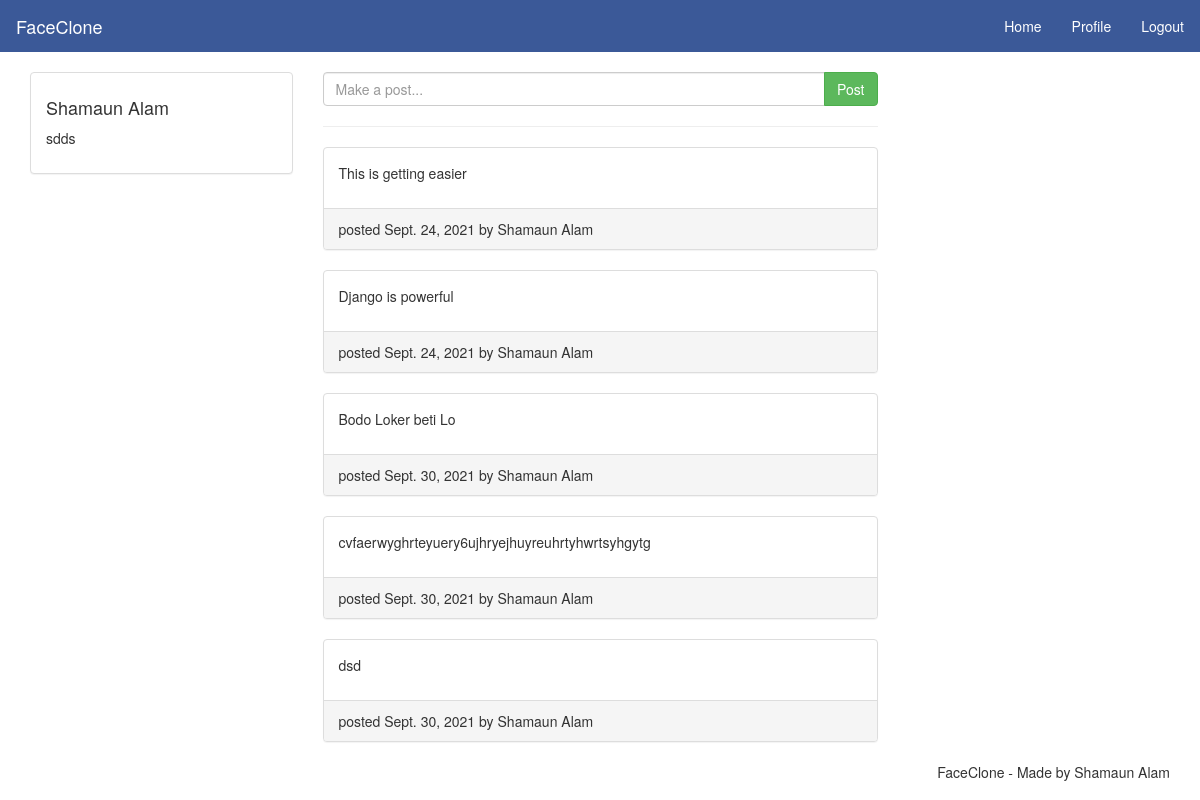
Page /home (signed in) on the committed database.
### myapp/models.py (models this page shows, shortened)
class Profile(models.Model):
    user   = models.OneToOneField(User,primary_key=True,on_delete=models.CASCADE)
    status = models.TextField(max_length=100,blank=True)
    location = models.TextField(max_length=50,blank=True)
    image   = models.ImageField(upload_to = 'pics',default='pics/download.png')

class Post(models.Model):
    user = models.ForeignKey(User,on_delete=models.CASCADE)
    post = models.TextField(max_length=300,blank=False)
    date_posted = models.DateField(auto_now=True)

### myapp/views.py (the view)
# urls.py: 2. Add a URL to urlpatterns:  path('', views.home, name='home')
def home(request):
    if request.user.is_authenticated:
        user = request.user
        name = user.first_name +' '+user.last_name
        pro = Profile.objects.get(user=user)
        pos = Post.objects.filter(user=user)
        context = {'name':name,
        'pro':pro,
        'pos':pos}
    return render(request,'home.html',context)

### templates/home.html (shortened to what this page needs)
{% load static %}
<!DOCTYPE html>
<html>
<head>
  <link rel="stylesheet" type="text/css" href="{% static 'css/bootstrap.min.css' %}">
  <link rel="stylesheet" type="text/css" href="{% static 'css/style.css' %}">
</head>
<body>
  <nav class="navbar navbar-default">
    <div class="container-fluid">
      <div class="navbar-header">
        <a class="navbar-brand" href="{% url 'login' %}">FaceClone</a>
      </div>
      <ul class="nav navbar-nav navbar-right">
        <li><a href="{% url 'home' %}">Home</a></li>
        <li><a href="{% url 'profile' %}">Profile</a></li>
        <li><a href="{% url 'logout' %}">Logout</a></li>
      </ul>
    </div>
  </nav>
  <main class="container">
    <div class="row">
      <div class="col-md-3">
        <div class="panel panel-default">
          <div class="panel-body">
            <h4>{{name}}</h4>
            <p>{{pro.status}}</p>
          </div>
        </div>
      </div>
      <div class="col-md-6">
        <form method="post" action="{% url 'post' %}">
          <div class="input-group">
            <input class="form-control" type="text" name="content" placeholder="Make a post...">
            <span class="input-group-btn">
              <button class="btn btn-success" type="submit" name="post">Post</button>
            </span>
          </div>
        </form><hr>
        <div>
          {% for p in pos %}
          <div class="panel panel-default">
            <div class="panel-body">
              <p>{{p.post}}</p>
            </div>
            <div class="panel-footer">
              <span>posted {{p.date_posted}} by {{name}}</span>
            </div>
          </div>
          {% endfor %}
        </div>
      </div>
      <div class="col-md-3">
      </div>
    </div>
  </main>
  <footer class="container text-center">
    <ul class="nav nav-pills pull-right">
      <li>FaceClone - Made by {{name}}</li>
    </ul>
  </footer>
</body>
</html>

### static/css/style.css (style rules this page uses)
a { color: #3b5998; }
.navbar { -webkit-border-radius: 0; -moz-border-radius: 0; border-radius: 0; }
.navbar-default { background-color: #3b5998; border-color: #3b5998; }
.navbar-default .navbar-brand { color: #fff; }
.navbar-default .navbar-nav>li>a { color: #fff; }

### rows in the picture
Profile: status "sdds"
Post: post "This is getting easier", date_posted "Sept. 24, 2021", name "Shamaun Alam"
Post: post "Django is powerful", date_posted "Sept. 24, 2021", name "Shamaun Alam"
Post: post "Bodo Loker beti Lo", date_posted "Sept. 30, 2021", name "Shamaun Alam"
Post: post "cvfaerwyghrteyuery6ujhryejhuyreuhrtyhwrtsyhgytg", date_posted "Sept. 30, 2021", name "Shamaun Alam"
Post: post "dsd", date_posted "Sept. 30, 2021", name "Shamaun Alam"

### other values in the picture
{{ name }} "Shamaun Alam"
